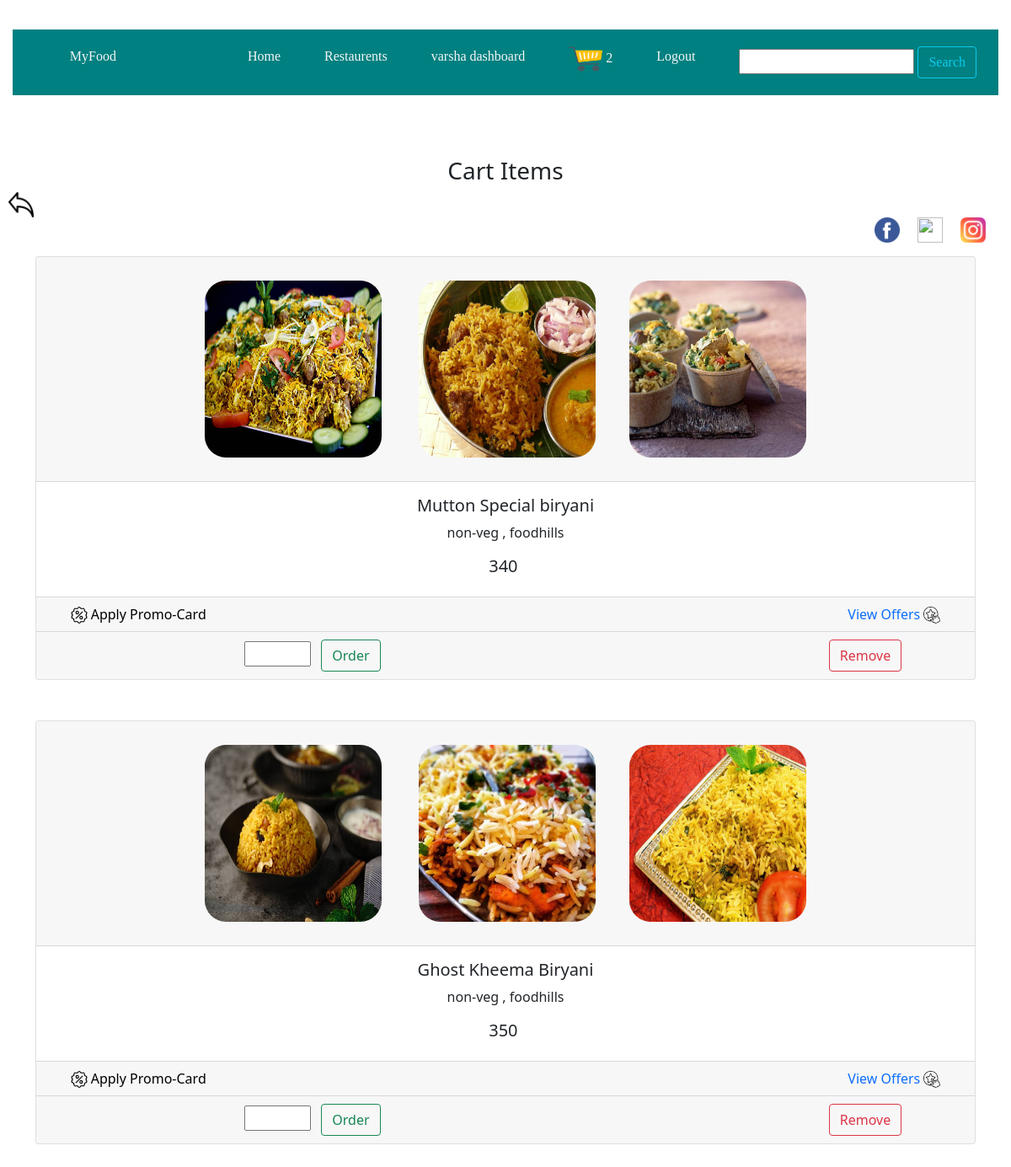
/restaurent/view_cart/ (signed in), run on the app's committed database.
### restarent_app/models.py (models this page shows, shortened)
class AddtocartModel(models.Model):
    usr=models.ForeignKey(User,on_delete=models.CASCADE,null=True)
    pro=models.ForeignKey(AddFoodModel,on_delete=models.CASCADE,null=True)
    created_at=models.DateTimeField(auto_now=True)

class AddFoodModel(models.Model):
    fid=models.IntegerField(null=False,default=False)
    rname=models.CharField(max_length=30,null=False)
    dname=models.CharField(max_length=40,null=False)
    dtype=models.CharField(max_length=19,null=False)
    dcat=models.CharField(max_length=20,null=True)
    dprice=models.IntegerField(null=False)
    image1=models.FileField (null=False)
    image2=models.FileField (null=False)
    image3=models.FileField (null=True)

### restarent_app/views.py (the view)
# urls.py: path('view_cart/', views.View_cart.as_view(), name='view_cart'),
class View_cart(View):
    def get(self, request):
        data = AddtocartModel.objects.filter(usr=request.user).order_by('-created_at')
        return render(request, 'restaurent/view_cart.html', {'data': data, })

### templates/restaurent/view_cart.html (shortened to what this page needs)
<!doctype html>
{% load static %}
<html lang="en">
  <head>
    <link href="https://cdn.jsdelivr.net/npm/bootstrap@5.0.1/dist/css/bootstrap.min.css" rel="stylesheet">
  </head>
  <body>
  {% include 'navs.html' %}
<pre>
</pre>
  <div class="container" id="cart">
      <h3>Cart Items</h3>
  </div>
    <div style="padding-left: 10px" class="logos">
      <a href="{% url 'restaurents' %}" ><img src="{% static 'images/arrow.png' %}"    alt=""></a>
      <p align="right" style="padding-right: 30px">
          <img src="{% static 'images/facebook.png' %}"  alt="">
          &nbsp;&nbsp;&nbsp;&nbsp;<img src="{% static 'images/twitter.png' %}"  alt="">
          &nbsp;&nbsp;&nbsp;&nbsp;<img src="{% static 'images/inst.png' %}"  alt=""></p>
  </div>
  {% if request.user.addtocartmodel_set.count > 0 %}
{% for data in data %}
  <div class="container">
   <div class="card text-center">
  <div class="card-header">
  <img  alt="" src="{{ data.pro.image1.url }}" width="250" height="250"> <img  alt="" src="{{ data.pro.image3.url }}" width="250" height="250"><img  alt="" src="{{ data.pro.image2.url }}" width="250" height="250">
  </div>
  <div class="card-body">
    <h5 class="card-title">{{ data.pro.dname }} </h5>
    <p class="card-text">{{ data.pro.dtype }} , {{ data.pro.rname }}</p>
      <h5  class="card-title">{{ data.pro.dprice }}  </h5>
  </div>
       <div class="card-footer text-muted" id="image">
        <a href="" style="padding-right: 70%;color: black"> <img  alt="" src="{% static 'images/offer.png' %}" > Apply Promo-Card</a> <a href="">View Offers   <img  alt="" src="{% static 'images/select.png' %}" ></a>
       </div>
  <div class="card-footer text-muted">
      <table >
          <tr>
              <th  >
                  <form action="{% url 'order' data.pro.fid %}"  method="post">{% csrf_token %}<span style="padding-left: 150px"><input type="number" class="col-md-2"  required name="quantity"> &nbsp;&nbsp;<button  class="btn btn-outline-success">Order</button> </span></form>
              </th>
              <th  >
                  <form action="{% url 'delete_cart' data.pro.fid %}" method="post" >{% csrf_token %} <span style="padding-left: 450px"><button  class="btn btn-outline-danger">Remove</button></span></form>
              </th>
          </tr>
      </table>
  </div>
</div>
  </div>
    <br><br>
{% endfor %}
{% endif %}
  </body>
</html>

### templates/navs.html (shortened to what this page needs)
<!doctype html>
{% load static %}
<html lang="en">
  <head>
    <link href="https://cdn.jsdelivr.net/npm/bootstrap@5.0.2/dist/css/bootstrap.min.css" rel="stylesheet">
<link rel="stylesheet" type="text/css" href="../bootstrap-4.5.3-dist/css/bootstrap.min.css">
      <link rel="stylesheet" href="{% static 'css/profile.css' %}">
  </head>
  <body>
      <div class="main">
          <div class="topbar">
              <span >
                  <form action="" method="post">
                   <a href=""><label>
<input type="search">
</label> <button type="submit" class="btn-outline-info btn"> Search</button> </a> </form>
                   <a href="{% url 'logout' %}">Logout</a>
                                <a href="{% url 'view_cart' %}"><img alt="" src="{% static 'images/cart.png' %}" width="40px" height="30px"> {{ request.user.addtocartmodel_set.count }}</a>
<a href="{% url 'user_dashboard' %}">{{ request.user }} dashboard</a>
                     <a href="{% url 'restaurents' %}">Restaurents</a>
              <a href="{% url 'index' %}">Home</a>
<a href=""></a>
                  <a href=""></a>
              <a href="{% url 'index' %}">MyFood</a>
              </span>
          </div>
                  </div>
  </body>
</html>

### food_app/static/css/profile.css (style rules this page uses)
body { margin-top: 20px; background-color: white; }
.main { padding: 15px; font-family: cursive; }
.topbar { background-color: teal; overflow: hidden; }
.topbar a { float: right; color: whitesmoke; text-align: center; padding: 20px 26px; text-decoration: none; }
.card { position: relative; display: flex; flex-direction: column; }

### templates/restaurent/view_cart.html (style rules this page uses)
.card-header img { padding: 20px; border-radius: 1.2cm; transition: transform .7s; }
#image img { width: 20px; height: 20px; }
#cart { text-align: center; }
#image a { text-decoration: none; }
.logos img { width: 30px; height: 30px; }

### data on the page
AddtocartModel: pro.image1 (picture), pro.image3 (picture), pro.image2 (picture), pro.dname "Mutton Special biryani", pro.dtype "non-veg", pro.rname "foodhills", pro.dprice "340"
AddtocartModel: pro.image1 (picture), pro.image3 (picture), pro.image2 (picture), pro.dname "Ghost Kheema Biryani", pro.dtype "non-veg", pro.rname "foodhills", pro.dprice "350"

### other printed values
{{ request.user.addtocartmodel_set.count }} "2"
{{ request.user }} "varsha"
